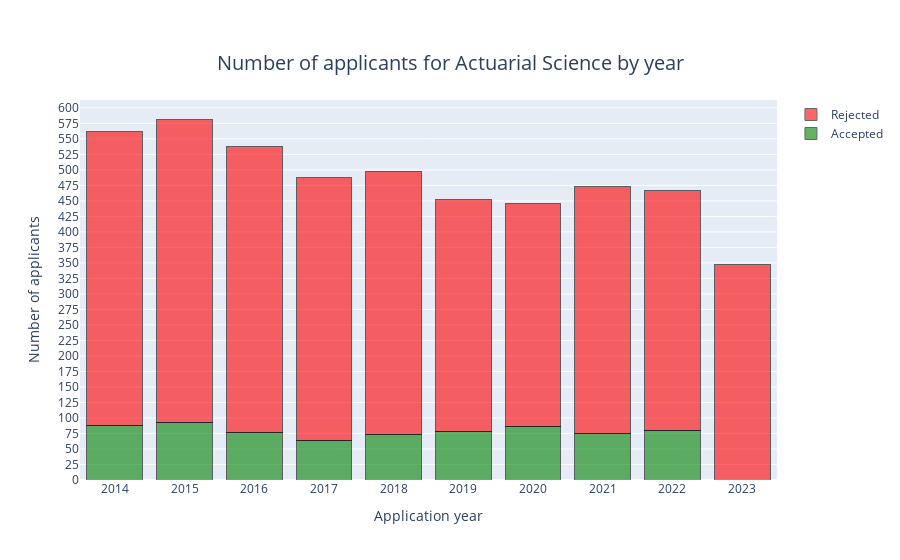

The notebook cell this image was saved under:
### Code cell
fig = go.Figure()

fig.add_trace(go.Bar(x=tailored_df_MSB_AS['Year'], y=tailored_df_MSB_AS['Accepted for Actuarial Science'], marker_color='green', name = 'Accepted'))

fig.add_trace(go.Bar(x=tailored_df_MSB_AS['Year'], y=tailored_df_MSB_AS['Rejected for Actuarial Science'], base=tailored_df_MSB_AS['Accepted for Actuarial Science'], marker_color='red', name = 'Rejected'))

fig.update_xaxes(title_text='Application year', tickvals = np.arange(2014,2024,1))
fig.update_yaxes(title_text='Number of applicants', tickvals = np.arange(0,625,25))

fig.update_layout(title_text='Number of applicants for Actuarial Science by year', title_x = 0.5, title_y = 0.9, title_font=dict(size=20), barmode='stack')

fig.update_traces(marker_line_color='black', marker_line_width=1, opacity=0.6)

### Figure 1 — Plotly figure (JSON) as saved in the notebook; plotly's stock layout.template omitted (floating-point values rounded to 4 significant figures)
{"data": [{"marker": {"color": "green", "line": {"color": "black", "width": 1}}, "name": "Accepted", "opacity": 0.6, "type": "bar", "x": [2014, 2015, 2016, 2017, 2018, 2019, 2020, 2021, 2022, 2023], "y": [88, 92, 77, 64, 73, 79, 86, 75, 80, 0]}, {"base": [88, 92, 77, 64, 73, 79, 86, 75, 80, 0], "marker": {"color": "red", "line": {"color": "black", "width": 1}}, "name": "Rejected", "opacity": 0.6, "type": "bar", "x": [2014, 2015, 2016, 2017, 2018, 2019, 2020, 2021, 2022, 2023], "y": [474, 490, 461, 423, 425, 373, 360, 398, 386, 348]}], "layout": {"barmode": "stack", "title": {"font": {"size": 20}, "text": "Number of applicants for Actuarial Science by year", "x": 0.5, "y": 0.9}, "xaxis": {"tickvals": [2014, 2015, 2016, 2017, 2018, 2019, 2020, 2021, 2022, 2023], "title": {"text": "Application year"}}, "yaxis": {"tickvals": [0, 25, 50, 75, 100, 125, 150, 175, 200, 225, 250, 275, 300, 325, 350, 375, 400, 425, 450, 475, 500, 525, 550, 575, 600], "title": {"text": "Number of applicants"}}}}
